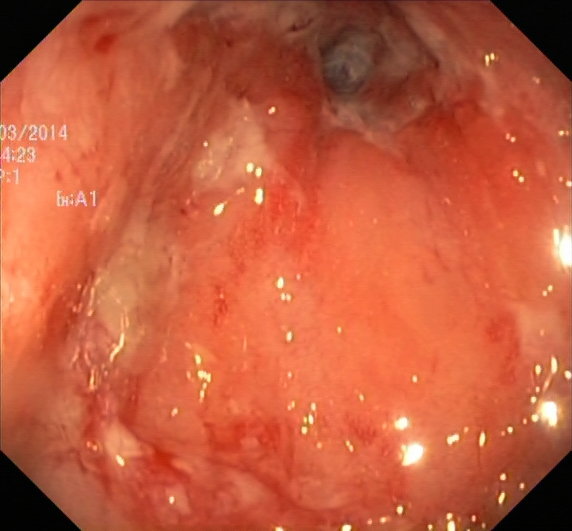
#> input picture small_dataset_test/testing/images/0a5b249f-1004-4ce5-9510-f3227e50b5e3.jpg, 572 x 531 px, found by its file name; its folder holds only this picture in this run
$ python merge_inference.py
#> lines starting #> are read from the running program, lines starting #| are printed output that depends on the picture
import os
import cv2
import numpy as np

original_directory = (
    "/home/saadalam/Desktop/Endoscopic_Image_Analysis/Datasets/testing/images"
)
annotated_directory = "/home/saadalam/Desktop/Endoscopic_Image_Analysis/BBox"
inference_directory = (
    "/home/saadalam/Desktop/Endoscopic_Image_Analysis/Inferences/Results"
)
output_directory = "/home/saadalam/Desktop/Endoscopic_Image_Analysis/merged_analysis"
os.makedirs(output_directory, exist_ok=True)

for image_filename in os.listdir(original_directory):
    if image_filename.endswith(".jpg"):  # Adjust the file extension as needed
        original_path = os.path.join(original_directory, image_filename)
        annotated_path = os.path.join(annotated_directory, image_filename)
        inference_path = os.path.join(inference_directory, image_filename)

        if os.path.exists(annotated_path) and os.path.exists(inference_path):
            original_image = cv2.imread(original_path)
#> original_image is the input picture: shape (531, 572, 3); mean B, G, R 61.9, 92, 194.1
            annotated_image = cv2.imread(annotated_path)
            inference_image = cv2.imread(inference_path)

            # Get image dimensions for resizing and framing
            height, width, _ = original_image.shape
#> height = 531; width = 572

            # Create a blank frame with three boxes for images
            merged_image = 255 * np.ones((height, 3 * width, 3), dtype=np.uint8)

            # Copy the images to their respective boxes in the frame
            merged_image[:, :width] = original_image
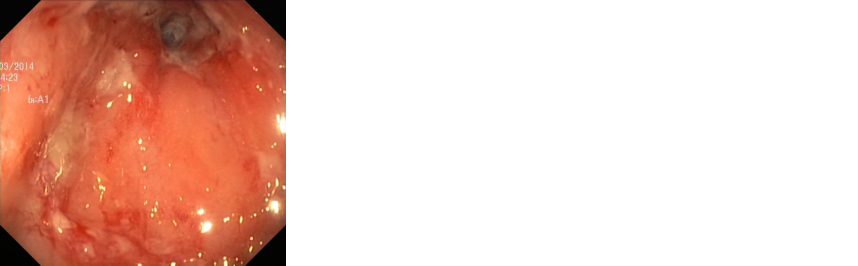
#> merged_image: shape (531, 1716, 3) (shown at 1/2 size); mean B, G, R 190.6, 200.7, 234.7
            merged_image[:, width : 2 * width] = annotated_image
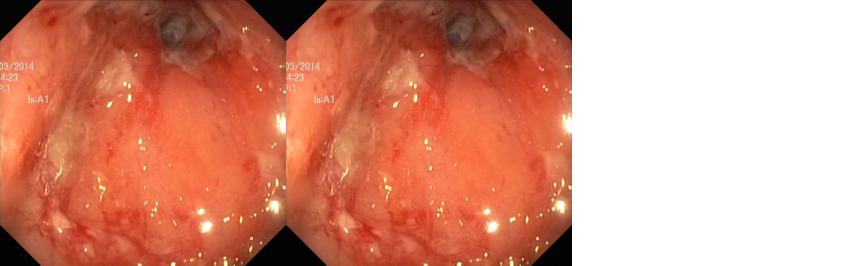
#> merged_image: shape (531, 1716, 3) (shown at 1/2 size); mean B, G, R 126.3, 146.4, 214.4
            merged_image[:, 2 * width :] = inference_image
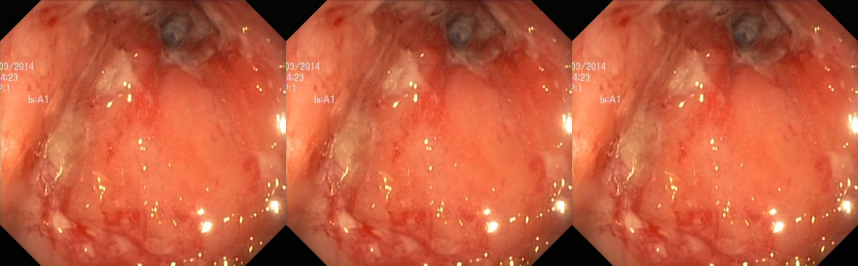
#> merged_image: shape (531, 1716, 3) (shown at 1/2 size); mean B, G, R 61.9, 92, 194.1

            # Add image titles
            font = cv2.FONT_HERSHEY_SIMPLEX
            title_color = (0, 0, 255)  # Red (BGR color code)
            title_thickness = 2
            title_font_scale = 0.8
            cv2.putText(
                merged_image,
                "Original",
                (10, 30),
                font,
                title_font_scale,
                title_color,
                title_thickness,
            )
            cv2.putText(
                merged_image,
                "Annotated",
                (width + 10, 30),
                font,
                title_font_scale,
                title_color,
                title_thickness,
            )
            cv2.putText(
                merged_image,
                "Inference",
                (2 * width + 10, 30),
                font,
                title_font_scale,
                title_color,
                title_thickness,
            )
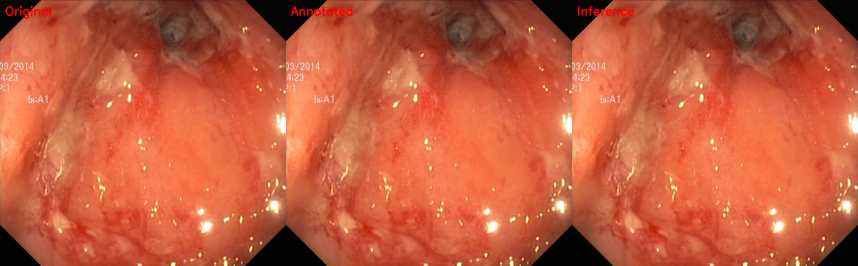
#> merged_image: shape (531, 1716, 3) (shown at 1/2 size); mean B, G, R 61.9, 91.9, 194.6

            # Save the merged image with titles
            merged_image_filename = os.path.splitext(image_filename)[0] + "_merged.jpg"
            merged_image_path = os.path.join(output_directory, merged_image_filename)
            cv2.imwrite(merged_image_path, merged_image)
        else:
            print(f"Missing files for image: {image_filename}")
